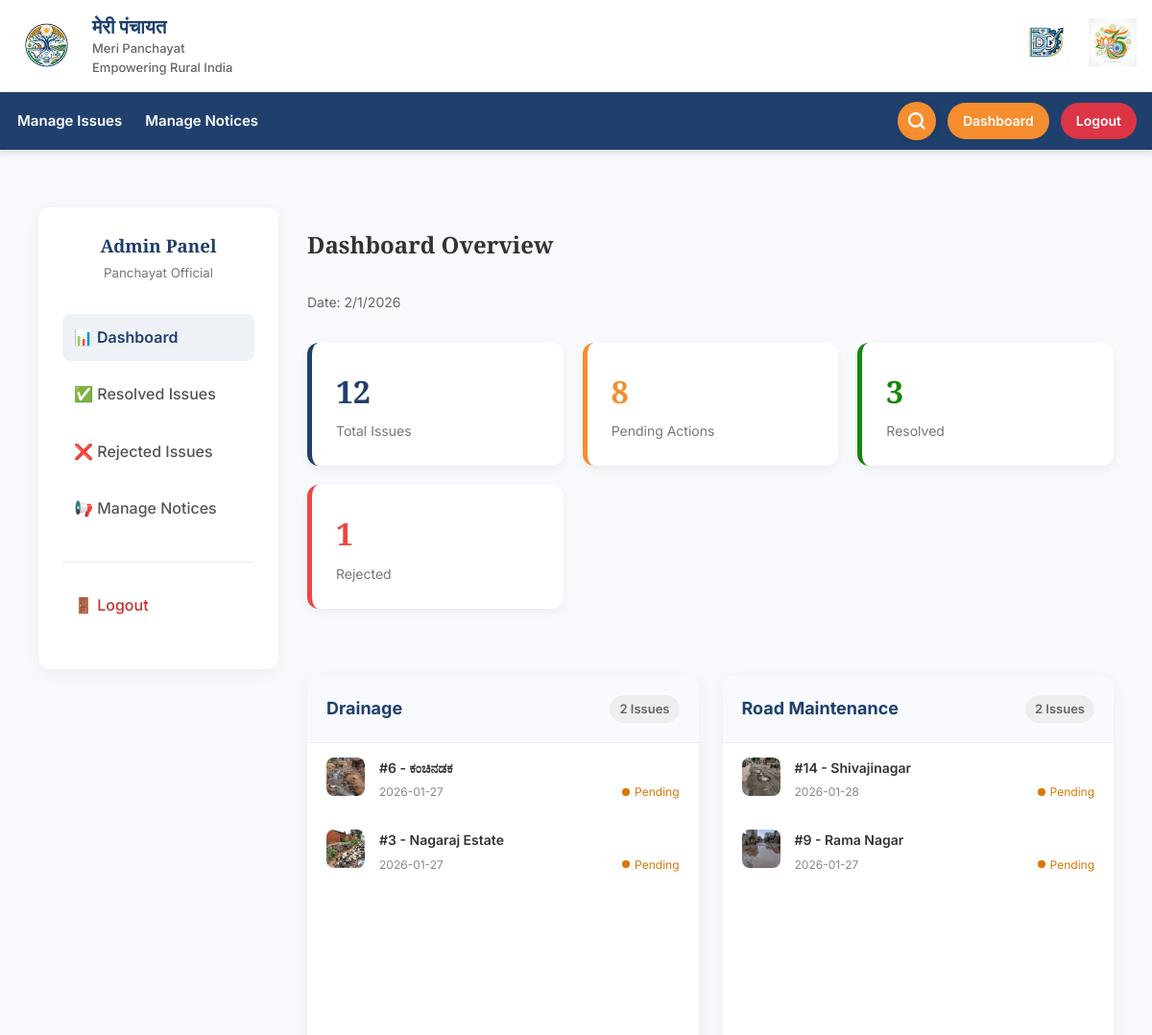
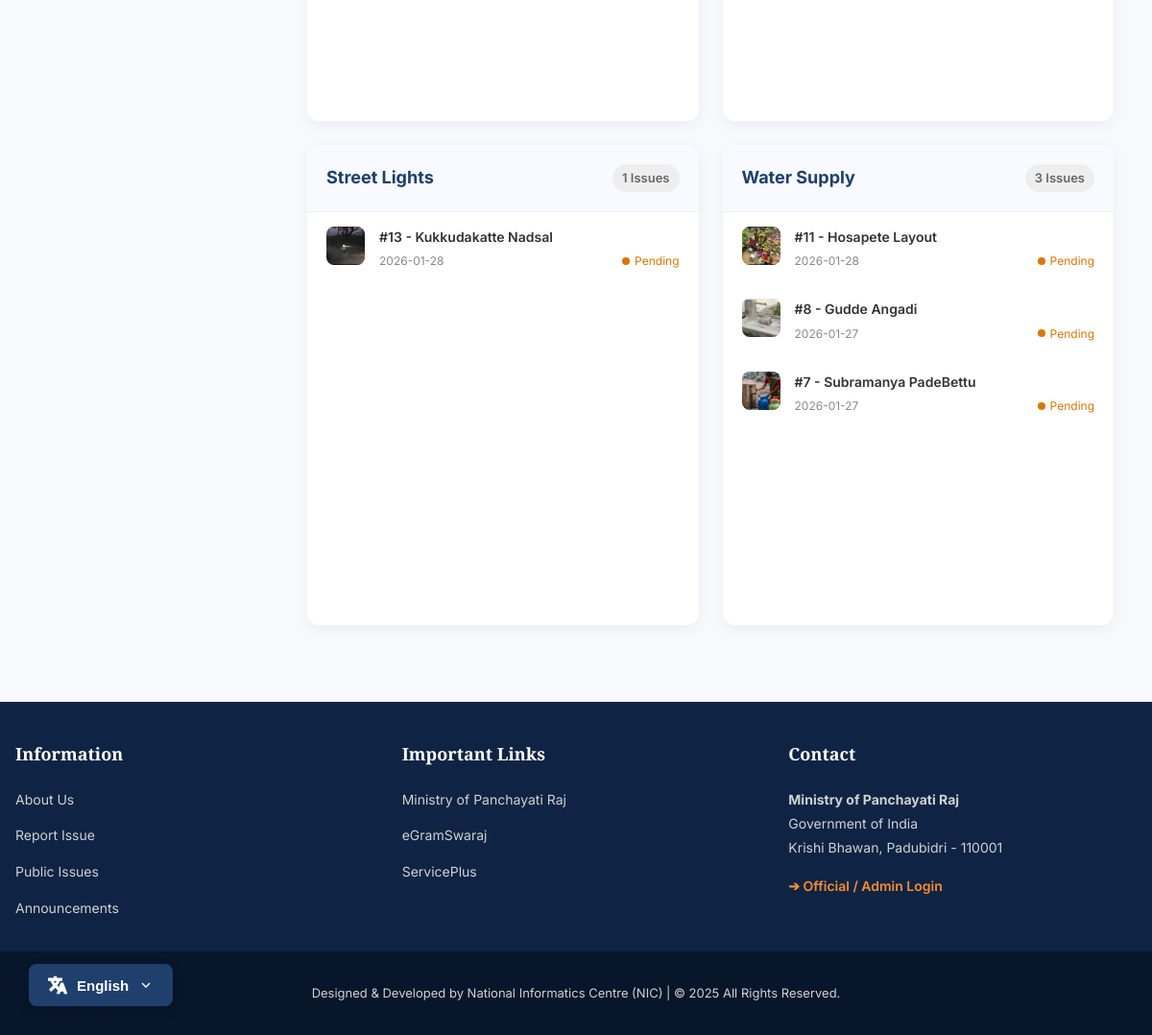
Page /admin (signed in) on the committed database (2 pictures, top to bottom).
### tables this page shows
CREATE TABLE issues (
        id INTEGER PRIMARY KEY AUTOINCREMENT,
        tracking_id TEXT UNIQUE,
        panchayath_id INTEGER,
        category TEXT,
        description TEXT,
        location TEXT,
        photo_path TEXT,
        status TEXT DEFAULT 'Pending',
        rejection_reason TEXT,
        created_at DATETIME DEFAULT CURRENT_TIMESTAMP
    , user_id INTEGER);

### app.py (the view)
@app.route("/admin")
@login_required
def admin_dashboard():
    pid = session["panchayath_id"]
    conn = connect_db()
    issues = conn.execute("""
        SELECT i.*, u.name as reporter_name
        FROM issues i
        LEFT JOIN users u ON i.user_id = u.id
        WHERE i.panchayath_id = ? AND i.status != 'Completed' AND i.status != 'Rejected'
        ORDER BY i.created_at DESC
    """, (pid,)).fetchall()
    stats = {
        "total": conn.execute("SELECT COUNT(*) FROM issues WHERE panchayath_id = ?", (pid,)).fetchone()[0],
        "resolved": conn.execute("SELECT COUNT(*) FROM issues WHERE panchayath_id = ? AND status = 'Completed'", (pid,)).fetchone()[0],
        "pending": conn.execute("SELECT COUNT(*) FROM issues WHERE panchayath_id = ? AND status = 'Pending'", (pid,)).fetchone()[0],
        "rejected": conn.execute("SELECT COUNT(*) FROM issues WHERE panchayath_id = ? AND status = 'Rejected'", (pid,)).fetchone()[0]
    }
    conn.close()
    return render_template("admin/dashboard.html", issues=issues, stats=stats)

### app.py (called while the page is built)
def connect_db():
    conn = sqlite3.connect(DB_NAME, timeout=10) # Added timeout
    conn.row_factory = sqlite3.Row
    conn.execute("PRAGMA journal_mode=WAL;")
    return conn

def _get_text(key):
    lang = session.get("lang", "en")
    return TRANSLATIONS.get(lang, TRANSLATIONS["en"]).get(key, key)

@app.context_processor
def inject_get_text():
    return dict(get_text=_get_text)

def login_required(f):
    @wraps(f)
    def decorated_function(*args, **kwargs):
        if "admin_id" not in session:
            flash(_get_text("flash_login_required"), "warning")
            return redirect(url_for("admin_login"))
        return f(*args, **kwargs)
    return decorated_function

### templates/admin/dashboard.html (shortened to what this page needs)
{% extends "base.html" %}
{% block css %}
<link rel="stylesheet" href="{{ url_for('static', filename='css/dashboard.css') }}">
{% endblock %}
{% block content %}
<div class="admin-dashboard-container">
  <aside class="admin-sidebar">
    <div style="text-align: center; margin-bottom: 30px;">
      <h3 style="color: var(--primary-color); margin: 0; font-family: var(--font-serif);">{{ get_text('admin_panel') }}
      </h3>
      <small style="color: #777;">{{ get_text('official_panchayat') }}</small>
    </div>
    <nav class="admin-nav">
      <ul style="list-style: none; padding: 0;">
        <li>
          <a href="{{ url_for('admin_dashboard') }}" class="active">
            📊 {{ get_text('dashboard') }}
          </a>
        </li>
        <li>
          <a href="{{ url_for('admin_completed_issues') }}">
            ✅ {{ get_text('resolved_issues') }}
          </a>
        </li>
        <li>
          <a href="{{ url_for('admin_rejected_issues') }}">
            ❌ {{ get_text('rejected_issues') }}
          </a>
        </li>
        <li>
          <a href="{{ url_for('admin_notices') }}">
            📢 {{ get_text('manage_notices_nav') }}
          </a>
        </li>
        <li style="margin-top: 30px; border-top: 1px solid #eee; padding-top: 20px;">
          <a href="{{ url_for('admin_logout') }}" style="color: #c53030;">
            🚪 {{ get_text('logout') }}
          </a>
        </li>
      </ul>
    </nav>
  </aside>
  <main class="dashboard-main">
    <h2 style="margin: 0; color: #333;">{{ get_text('dashboard_overview') }}</h2>
    <span style="font-size: 14px; color: #666;" id="currentDate"></span>
    <div class="dashboard-stats">
      <div class="stat-card primary">
        <h3>{{ stats.total }}</h3>
        <p>{{ get_text('total_issues') }}</p>
      </div>
      <div class="stat-card secondary">
        <h3>{{ stats.pending }}</h3>
        <p>{{ get_text('pending_actions') }}</p>
      </div>
      <div class="stat-card accent">
        <h3>{{ stats.resolved }}</h3>
        <p>{{ get_text('resolved') }}</p>
      </div>
      <div class="stat-card danger">
        <h3>{{ stats.rejected }}</h3>
        <p>{{ get_text('Rejected') }}</p>
      </div>
    </div>
    <div class="department-grid">
      {% for category, dept_issues in issues|sort(attribute='category')|groupby('category') %}
      <div class="department-card">
        <div class="department-header">
          <h3>{{ get_text(category) }}</h3>
          <span
            style="font-size: 13px; font-weight: 600; color: #666; background: #eee; padding: 4px 10px; border-radius: 20px;">
            {{ dept_issues|list|length }} {{ get_text('issues_count_suffix') }}
          </span>
        </div>
        <div class="issue-list-scroll">
          {% for i in dept_issues %}
          <a href="{{ url_for('admin_issue_detail', issue_id=i.id) }}" style="text-decoration: none;">
            <div class="dept-issue-item">
              <div class="dept-issue-icon">
                {% if i.photo_path %}
                <img src="{{ url_for('static', filename=i.photo_path) }}"
                  style="width: 100%; height: 100%; object-fit: cover; border-radius: 8px;">
                {% else %}
                📄
                {% endif %}
              </div>
              <div class="dept-issue-content">
                <span class="dept-issue-title">#{{ i.id }} - {{ i.location }}</span>
                <div class="dept-issue-meta">
                  <span>{{ i.created_at[:10] }}</span>
                  <span style="display: flex; align-items: center;">
                    <span class="status-dot" style="
                      {% if i.status == 'Completed' %} background: #047857;
                      {% elif i.status == 'Rejected' %} background: #ef4444;
                      {% elif i.status == 'Under Review' %} background: #1e429f;
                      {% else %} background: #d97706; {% endif %}"></span>
                    <span style="
                      {% if i.status == 'Completed' %} color: #047857;
                      {% elif i.status == 'Rejected' %} color: #ef4444;
                      {% elif i.status == 'Under Review' %} color: #1e429f;
                      {% else %} color: #d97706; {% endif %}">
                      {{ i.status }}
                    </span>
                  </span>
                </div>
              </div>
            </div>
          </a>
          {% endfor %}
        </div>
      </div>
      {% else %}
      <div
        style="grid-column: 1/-1; text-align: center; padding: 50px; background: white; border-radius: 12px; color: #777;">
        <h3>{{ get_text('no_issues_found_admin') }}</h3>
        <p>{{ get_text('no_issues_desc_admin') }}</p>
      </div>
      {% endfor %}
    </div>
  </main>
</div>
{% endblock %}

### static/css/layout.css (style rules this page uses)
:root { --primary-color: #1f3f6d; --secondary-color: #f68d2e; --accent-color: #138808; --text-color: #333; --bg-color: #f7f9fc; --white: #ffffff; --font-main: 'Inter', sans-serif; --font-serif: 'Playfair Display', serif; }
* { box-sizing: border-box; }
html { scroll-behavior: smooth; }
body { margin: 0; font-family: var(--font-main); background: var(--bg-color); color: var(--text-color); line-height: 1.6; font-size: 16px; -webkit-font-smoothing: antialiased; -moz-osx-font-smoothing: grayscale; }
h1, h2, h3, h4, h5, h6 { font-family: var(--font-serif); font-weight: 700; margin-top: 0; color: var(--primary-color); }
main { padding: 20px 0; min-height: 60vh; }

### static/css/dashboard.css (style rules this page uses)
.admin-dashboard-container { display: grid; grid-template-columns: 250px 1fr; gap: 30px; padding: 40px; min-height: 80vh; max-width: 1400px; margin: auto; }
.admin-sidebar { background: var(--white); padding: 25px; border-radius: 12px; box-shadow: 0 4px 15px rgba(0, 0, 0, 0.05); height: fit-content; }
.admin-nav ul { list-style: none; padding: 0; }
.admin-nav li { margin-bottom: 10px; }
.admin-nav a { display: block; padding: 12px; color: #555; text-decoration: none; transition: 0.2s; border-radius: 8px; font-weight: 500; }
.admin-nav a.active { background: #eef2f7; color: var(--primary-color); font-weight: 600; }
.dashboard-main { display: grid; gap: 30px; }
.dashboard-stats { display: grid; grid-template-columns: repeat(auto-fit, minmax(200px, 1fr)); gap: 20px; margin-bottom: 40px; }
.stat-card { background: var(--white); padding: 25px; border-radius: 12px; box-shadow: 0 4px 10px rgba(0, 0, 0, 0.05); border-left: 5px solid transparent; }
.stat-card h3 { margin: 0; font-size: 32px; }
.stat-card p { margin: 5px 0 0; color: #777; font-size: 14px; }
.stat-card.primary { border-left-color: var(--primary-color); }
.stat-card.primary h3 { color: var(--primary-color); }
.stat-card.secondary { border-left-color: var(--secondary-color); }
.stat-card.secondary h3 { color: var(--secondary-color); }
.stat-card.accent { border-left-color: var(--accent-color); }
.stat-card.accent h3 { color: var(--accent-color); }
.stat-card.danger { border-left-color: #ef4444; }
.stat-card.danger h3 { color: #ef4444; }
.department-grid { display: grid; grid-template-columns: repeat(auto-fit, minmax(350px, 1fr)); gap: 25px; }
.department-card { background: var(--white); border-radius: 12px; box-shadow: 0 4px 15px rgba(0, 0, 0, 0.05); overflow: hidden; display: flex; flex-direction: column; height: 500px; }
.department-header { padding: 20px; background: #f8faff; border-bottom: 1px solid #eee; display: flex; justify-content: space-between; align-items: center; }
.department-header h3 { margin: 0; color: var(--primary-color); font-size: 18px; font-family: var(--font-main); font-weight: 700; }
.issue-list-scroll { overflow-y: auto; flex: 1; padding: 0; }
.dept-issue-item { padding: 15px 20px; border-bottom: 1px solid #f0f0f0; transition: background 0.2s; display: flex; gap: 15px; }
.dept-issue-item:last-child { border-bottom: none; }
.dept-issue-icon { width: 40px; height: 40px; background: #f0f0f0; border-radius: 8px; display: flex; align-items: center; justify-content: center; font-size: 18px; flex-shrink: 0; }
.dept-issue-content { flex: 1; }
.dept-issue-title { font-size: 14px; font-weight: 600; color: #333; margin-bottom: 4px; display: block; }
.dept-issue-meta { font-size: 12px; color: #888; display: flex; justify-content: space-between; align-items: center; }
.status-dot { height: 8px; width: 8px; border-radius: 50%; display: inline-block; margin-right: 5px; }

### rows in the picture
issues: category "Drainage", dept_issues "2", get_text "Issues", photo_path (picture), id "6", location "ಕಂಚಿನಡಕ", created_at "2026-01-27", status "Pending"
issues: photo_path (picture), id "3", location "Nagaraj Estate", created_at "2026-01-27", status "Pending"
issues: category "Road Maintenance", dept_issues "2", get_text "Issues", photo_path (picture), id "14", location "Shivajinagar", created_at "2026-01-28", status "Pending"
issues: photo_path (picture), id "9", location "Rama Nagar", created_at "2026-01-27", status "Pending"
issues: category "Street Lights", dept_issues "1", get_text "Issues", photo_path (picture), id "13", location "Kukkudakatte Nadsal", created_at "2026-01-28", status "Pending"
issues: category "Water Supply", dept_issues "3", get_text "Issues", photo_path (picture), id "11", location "Hosapete Layout", created_at "2026-01-28", status "Pending"
issues: photo_path (picture), id "8", location "Gudde Angadi", created_at "2026-01-27", status "Pending"
issues: photo_path (picture), id "7", location "Subramanya PadeBettu", created_at "2026-01-27", status "Pending"

### other values in the picture
{{ get_text('brand_name_hindi') }} "मेरी पंचायत"
{{ get_text('brand_name_en') }} "Meri Panchayat"
{{ get_text('brand_tagline') }} "Empowering Rural India"
{{ get_text('manage_issues') }} "Manage Issues"
{{ get_text('manage_notices') }} "Manage Notices"
{{ get_text('dashboard') }} "Dashboard"
{{ get_text('logout') }} "Logout"
{{ get_text('admin_panel') }} "Admin Panel"
{{ get_text('official_panchayat') }} "Panchayat Official"
{{ get_text('resolved_issues') }} "Resolved Issues"
{{ get_text('rejected_issues') }} "Rejected Issues"
{{ get_text('manage_notices_nav') }} "Manage Notices"
{{ get_text('dashboard_overview') }} "Dashboard Overview"
{{ stats.total }} "12"
{{ get_text('total_issues') }} "Total Issues"
